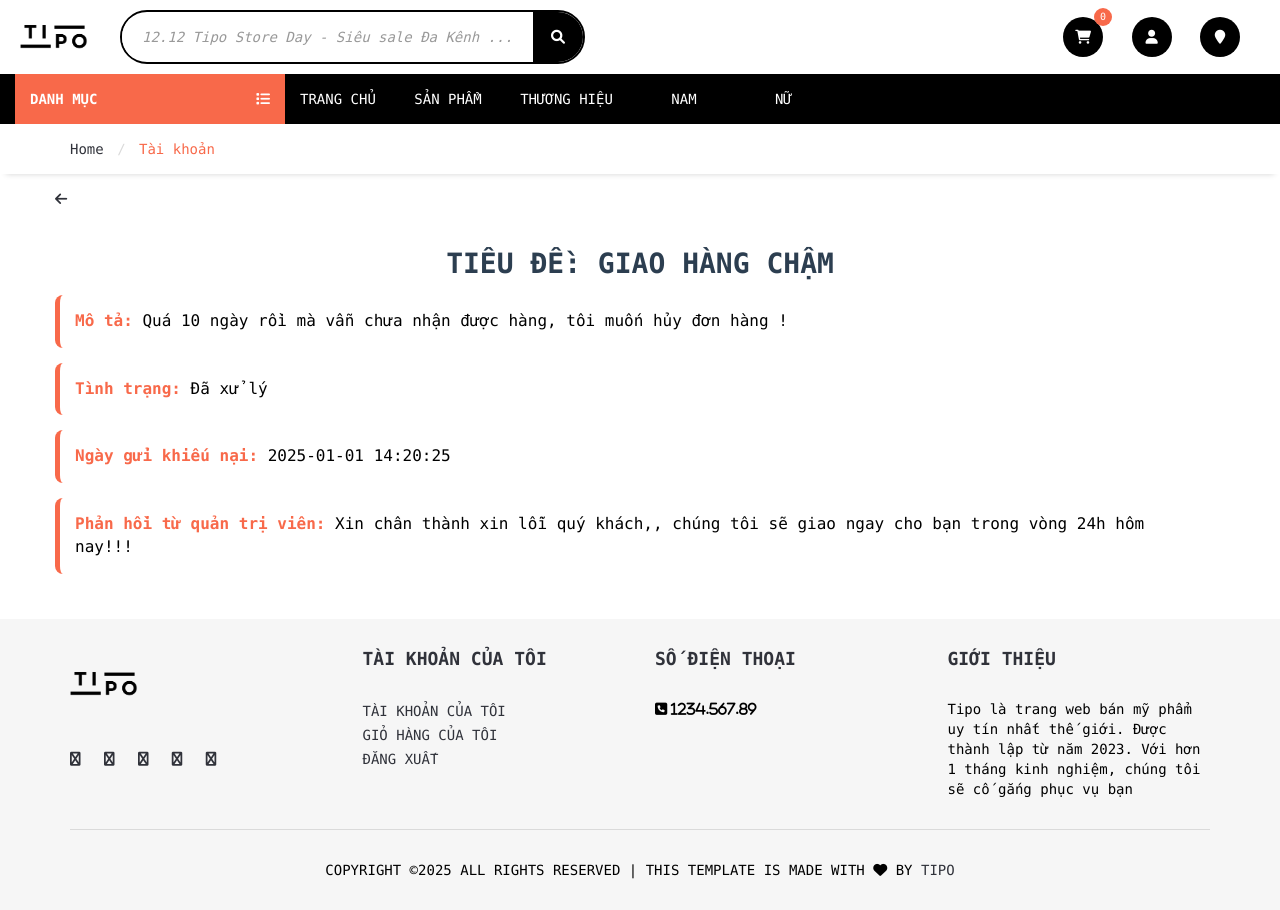
The page /complaint-details.php?complaintID=15 (signed in) on the database its author committed.
### tables this page shows
CREATE TABLE `complaint` (
  `ComplaintID` int(50) NOT NULL,
  `Title` varchar(255) NOT NULL,
  `Description` varchar(255) NOT NULL,
  `Status` tinyint(1) NOT NULL DEFAULT 0,
  `DateSubmitted` datetime NOT NULL,
  `AdminReply` text NOT NULL,
  `InvoiceID` int(11) NOT NULL
);

### DataProvider.php (called while the page is built, shortened)
<?php
class DataProvider
{
	public static function executeQuery($sql)
	{
		require ('connectiondata.inc');
		if (!($connection = mysqli_connect($hostName,$username,$password,$databaseName)))
			die ("couldn't connect to localhost");
		mysqli_set_charset($connection, "utf8");
		$result = mysqli_query($connection, $sql);
		return $result;
	}
}
?>

### complaint-details.php (the view, shortened to what this page needs)
<?php
require_once('DataProvider.php');
if (isset($_GET['complaintID'])) {
    $complaintID = $_GET['complaintID'];
    $sql = "SELECT * FROM complaint WHERE ComplaintID = $complaintID";
    $result = DataProvider::executeQuery($sql);
    if (mysqli_num_rows($result) > 0) {
        $complaint = mysqli_fetch_assoc($result);
        $title = $complaint['Title'];
        $description = $complaint['Description'];
        $status = $complaint['Status'];
        $dateSubmitted = $complaint['DateSubmitted'];
        $adminReply = $complaint['AdminReply'];
    } else {
        echo "Không tìm thấy khiếu nại này.";
        exit();
    }
} else {
    echo "Không có mã khiếu nại.";
    exit();
}
?>
<!DOCTYPE html>
<html lang="vi">
<head>
	<link type="text/css" rel="stylesheet" href="css/bootstrap.min.css" />
	<link type="text/css" rel="stylesheet" href="css/slick.css" />
	<link type="text/css" rel="stylesheet" href="css/slick-theme.css" />
	<link type="text/css" rel="stylesheet" href="css/nouislider.min.css" />
	<link rel="stylesheet" href="css/font-awesome.min.css">
    <link href="https://cdnjs.cloudflare.com/ajax/libs/font-awesome/6.0.0-beta3/css/all.min.css" rel="stylesheet">
	<link type="text/css" rel="stylesheet" href="css/style.css" />
	<link type="text/css" rel="stylesheet" href="css/extrastyle.css">
	    <link type="text/css" rel="stylesheet" href="css/bonus.css" />
</head>
<body>
<?php include('php/header.php'); ?>
<div id="navigation">
    <div class="container">
        <div id="responsive-nav">
        <div class="category-nav show-on-click">
            <?php include('php/category-nav.php'); ?>
        </div>
            <?php include('php/menu-nav.php'); ?>
        </div>
    </div>
</div>
<div id="breadcrumb">
    <div class="container">
        <ul class="breadcrumb">
            <li><a href="index.php">Home</a></li>
            <li class="active">Tài khoản</li>
        </ul>
    </div>
</div>
<div class="section">
    <div class="container user">
        <div class="row">
		<a href="check-invoice-user.php"> <i class="fas fa-arrow-left"></i></a>
            <div>
                <h3>Tiêu đề: <?php echo htmlspecialchars($title); ?></h3>
                <p><strong>Mô tả:</strong> <?php echo nl2br(htmlspecialchars($description)); ?></p>
                <p><strong>Tình trạng:</strong> <?php echo $status == 0 ? 'Chưa xử lý' : 'Đã xử lý'; ?></p>
                <p><strong>Ngày gửi khiếu nại:</strong> <?php echo $dateSubmitted; ?></p>
                <p><strong>Phản hồi từ quản trị viên:</strong> <?php echo nl2br(htmlspecialchars($adminReply)); ?></p>
            </div>
        </div>
    </div>
</div>
<footer id="footer" class="section section-grey">
		<div class="container">
			<div class="row">
				<div class="col-md-3 col-sm-6 col-xs-6">
					<div class="footer">
						<div class="footer-logo">
							<a class="logo" href="#">
		            <img src="./images/logo.png" alt="">
		          </a>
						</div>
						<ul class="footer-social">
							<li><a href="#"><i class="fa fa-facebook"></i></a></li>
							<li><a href="#"><i class="fa fa-twitter"></i></a></li>
							<li><a href="#"><i class="fa fa-instagram"></i></a></li>
							<li><a href="#"><i class="fa fa-google-plus"></i></a></li>
							<li><a href="#"><i class="fa fa-pinterest"></i></a></li>
						</ul>
					</div>
				</div>
				<div class="col-md-3 col-sm-6 col-xs-6">
					<div class="footer">
						<h3 class="footer-header">Tài khoản của tôi</h3>
						<?php include('php/footer.php'); ?>
					</div>
				</div>
				<div class="col-md-3 col-sm-6 col-xs-6">
					<div class="footer">
						<h3 class="footer-header">số điện thoại</h3>
						<p><i class="fa fa-phone-square"> 1234.567.89</i></p>
					</div>
				</div>
				<div class="col-md-3 col-sm-6 col-xs-6">
					<div class="footer">
						<h3 class="footer-header">Giới thiệu</h3>
						<p>Tipo là trang web bán mỹ phẩm uy tín nhất thế giới. Được thành lập từ năm 2023. Với hơn 1 tháng kinh nghiệm, chúng tôi sẽ cố gắng phục vụ bạn</p>
					</div>
				</div>
			</div>
			<hr>
			<div class="row">
				<div class="col-md-8 col-md-offset-2 text-center">
					<div class="footer-copyright">
						Copyright &copy;<script>document.write(new Date().getFullYear());</script> All rights reserved | This template is made with <i class="fa fa-heart-o" aria-hidden="true"></i> by <a href="" target="_blank">TIPO</a>
					</div>
				</div>
			</div>
		</div>
	</footer>
</body>
</html>

### css/style.css (style rules this page uses)
body { font-family: 'Encode Sans Semi Condensed', sans-serif; font-family: 'Encode Sans Expanded', sans-serif; color: black; overflow-x: hidden; background-color: white; }
h1, h2, h3, h4, h5, h6 { color: #30323A; margin: 0 0 10px; font-weight: 700; }
strong { color: #30323A; }
ul, ol { margin: 0; padding: 0; list-style: none }
hr { margin-top: 15px; margin-bottom: 15px; border-color: #DADADA; }
.section { padding-top: 15px; padding-bottom: 30px; }
.section-grey { background-color:#f6f6f6; margin: 0px; }
#breadcrumb { -webkit-box-shadow: 0px 6px 6px -6px rgba(0, 0, 0, 0.175); box-shadow: 0px 6px 6px -6px rgba(0, 0, 0, 0.175); }
.breadcrumb { background-color: transparent; border: none; border-radius: 0px; padding: 15px 0px; margin: 0; }
.breadcrumb>.active { color: #F8694A; }
.breadcrumb>li+li:before { color: #DADADA; }
#navigation .container { position: block; background-color: black; width: 100%; }
.category-nav { float: left; width: 270px; }
@media only screen and (max-width: 1300px) { .logo { width: auto; height: auto; } }
.footer { margin: 15px 0px; }
.footer .footer-header { font-size: 18px; text-transform: uppercase; margin-bottom: 30px; }
.footer-logo { margin-bottom: 30px; }
.footer-logo .logo { display: inline-block; }
.footer-logo .logo>img { width: 100%; max-height: 70px; }
.footer-social>li { display: inline-block; margin-right: 15px; margin-bottom: 6px; }
.footer-social>li:last-child { margin-right: 0px; }
.footer-copyright { margin-top: 15px; text-transform: uppercase; font-size: 14px; }

### css/bonus.css (style rules this page uses)
.user h3 { text-align: center; color: #2c3e50; font-size: 28px; margin-top: 40px; font-weight: 600; text-transform: uppercase; }
.user p { font-size: 16px; margin: 15px 0; padding: 15px; background-color: #ffffff; border-left: 5px solid #F8694A; border-radius: 8px; transition: all 0.3s ease; }
strong { color: #F8694A; font-weight: bold; }

### rows shown on the page
complaint: Title "GIAO HÀNG CHẬM", Description "Quá 10 ngày rồi mà vẫn chưa nhận được hàng, tôi muốn hủy đơn hàng !", DateSubmitted "2025-01-01 14:20:25", AdminReply "Xin chân thành xin lỗi quý khách,, chúng tôi sẽ giao ngay cho bạn trong vòng 24h hôm nay!!!"

### other values the page prints
$Count "0"
